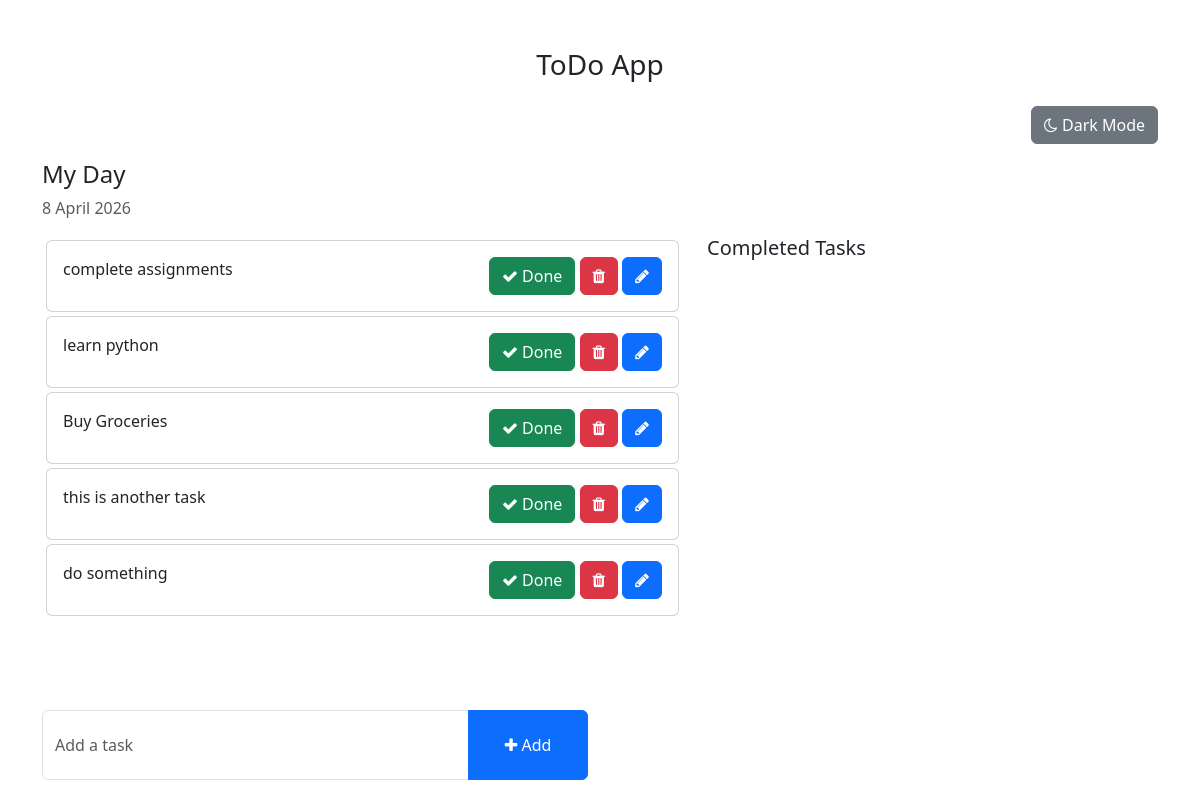
Before: / with the older database file.
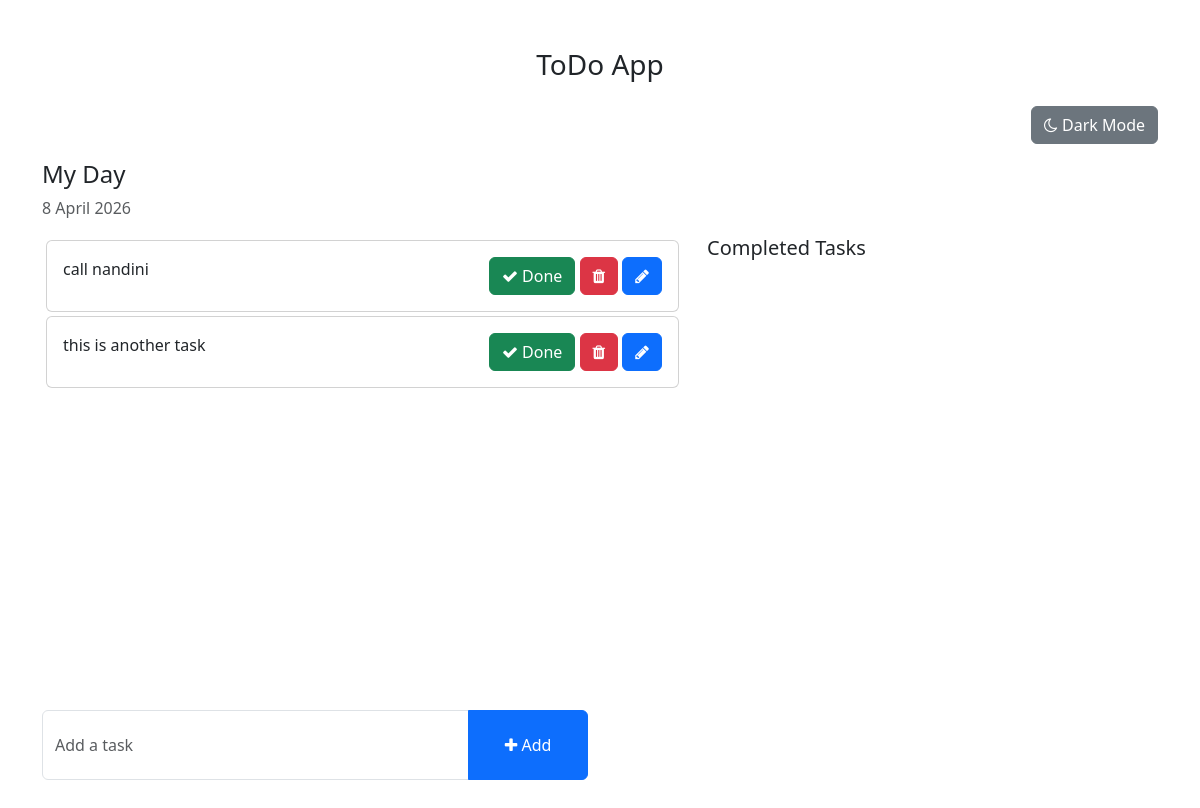
After: the same page with the newer database file.
### todo/models.py (models this page shows, shortened)
class Task(models.Model):
    task=models.CharField(max_length=250)
    is_completed=models.BooleanField(default=False)
    created_at=models.DateTimeField(auto_now_add=True)
    updated_at=models.DateTimeField(auto_now=True)

### todo_main/views.py (the view)
# urls.py: 2. Add a URL to urlpatterns:  path('', views.home, name='home')
def home(request):
    task=Task.objects.filter(is_completed=False).order_by('updated_at')
    completed_tasks=Task.objects.filter(is_completed=True)
    context={
        'tasks': task,
        'completed_tasks':completed_tasks,
    }
    return render(request,'home.html',context)

### templates/home.html (shortened to what this page needs)
{% load static %}
<!DOCTYPE html>
<html lang="en">
<head>
    <link href="https://cdn.jsdelivr.net/npm/bootstrap@5.3.0-alpha1/dist/css/bootstrap.min.css" rel="stylesheet">
    <link rel="stylesheet" href="https://cdnjs.cloudflare.com/ajax/libs/font-awesome/4.7.0/css/font-awesome.min.css">
</head>
<body>
    <div class="container">
        <h3 class="pt-5 text-center">ToDo App</h3>
        <div class="text-end pt-3">
            <button id="theme-toggle" class="btn btn-secondary">
            </button>
        </div>
        <div class="row mt-3">
            <h4>My Day</h4>
            <p class="text-muted">{% now "j F Y" %}</p>
            <div class="col-md-7 col-lg-7" style="height: 450px; overflow: scroll;">
                {% for task in tasks %}
                <div class="card m-1">
                    <div class="card-body">
                        {{task.task}}
                        <span style="float: right;">
                            <a href="{% url 'mark_as_done' task.id %}" class="btn btn-success"><i class="fa fa-check"></i> Done</a>
                            <a href="#" class="btn btn-danger" onclick="confirmDelete({{ task.id }}, '{{ task.task|escapejs }}')">
                            <i class="fa fa-trash"></i></a>
                            <a href="{% url 'edit_task' task.id %}" class="btn btn-primary"><i class="fa fa-pencil"></i></a>
                        </span>
                    </div>
                </div>
                {% endfor %}
            </div>
            <div class="col-md-5 col-lg-5">
                <h5>Completed Tasks</h5>
            </div>
        </div>
        <div class="row mt-4 mb-5">
            <div class="col-12 col-md-8 col-lg-6">
                <form action="{% url 'addTask' %}" method="POST">
                    <div class="input-group">
                        <input type="text" name="task" class="form-control" placeholder="Add a task" required>
                        <button type="submit" class="btn btn-primary" style="width: 120px;">
                            <i class="fa fa-plus"></i> Add
                        </button>
                    </div>
                </form>
            </div>
        </div>
    </div>
</body>
</html>

### templates/home.html (style rules this page uses)
.form-control { padding: 1.375rem .75rem !important; }

Changed rows visible on the page:
removed Task: task "complete assignments"
removed Task: task "learn python"
removed Task: task "Buy Groceries"
removed Task: task "do something"
added Task: task "call nandini"
